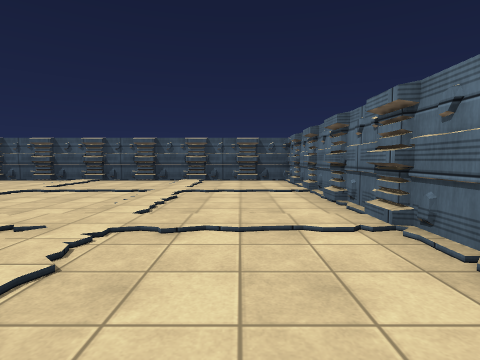
View 1 (above)

16 first-person views from a walk through a scene from a Unity 3-D project. The camera is 1.2 m above the floor, tilts 4° down and sees 80° across. The floor is counted in squares, 2 m on a side. Each view is taken from the middle of a square. On the plan, view 1 faces up. The plan holds only what a view shows up to about 9 squares ahead; the rest is blank. The place goes on beyond the plan. Surface patterns are stand-ins for the level's own textures.

View 2
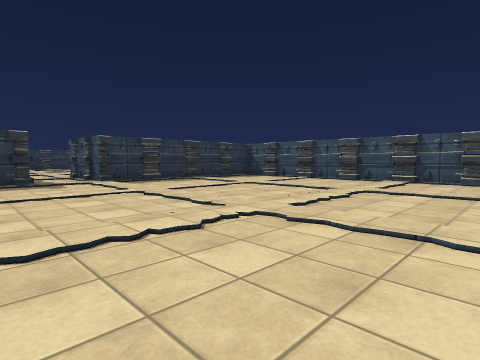

View 3
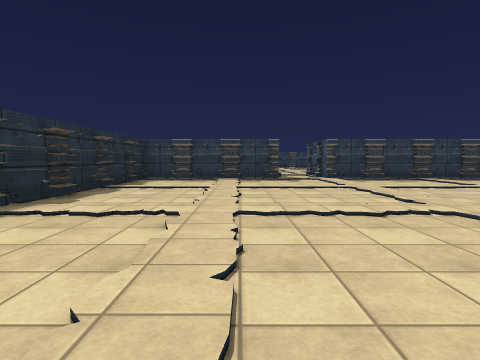

View 4
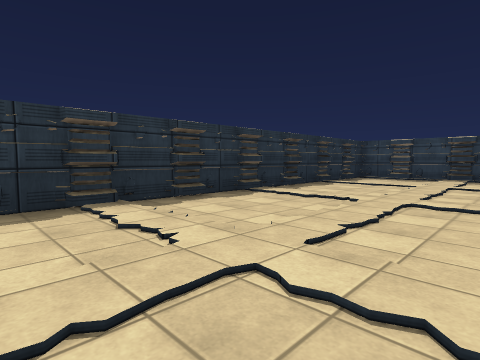

View 5
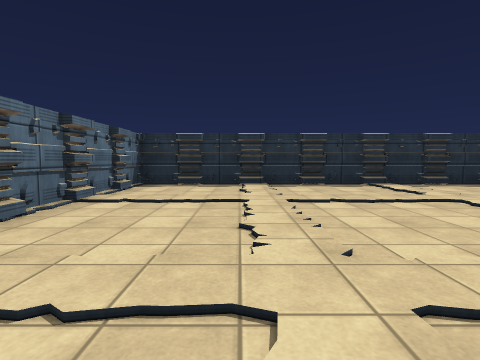

View 6
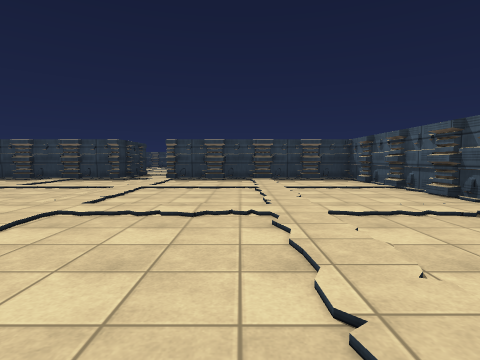

View 7
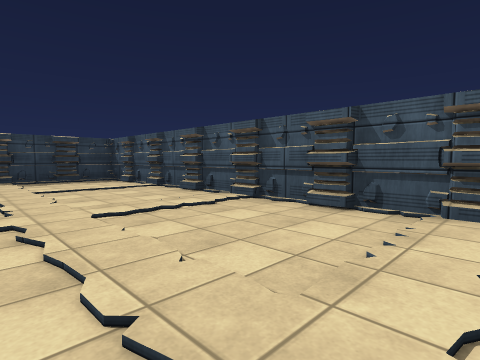

View 8
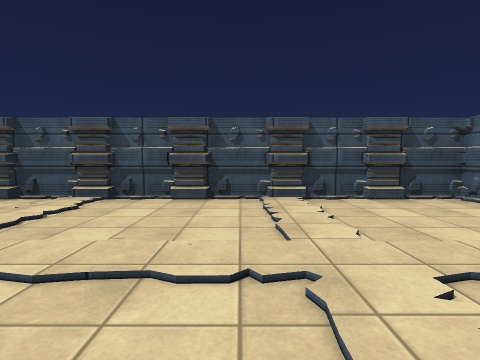

View 9
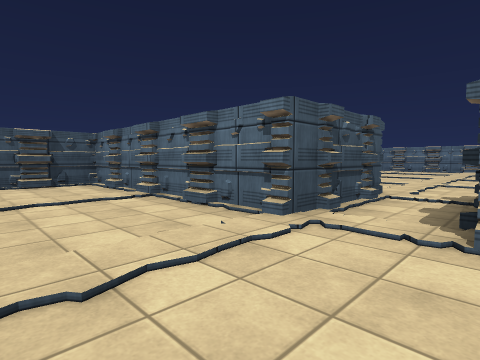

View 10
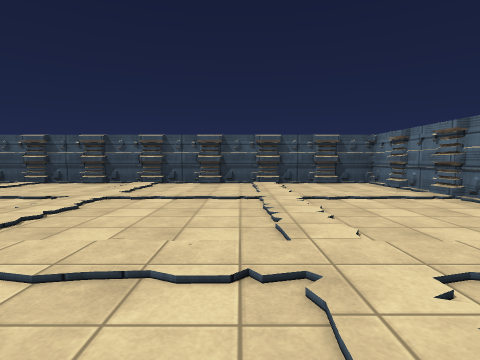

View 11
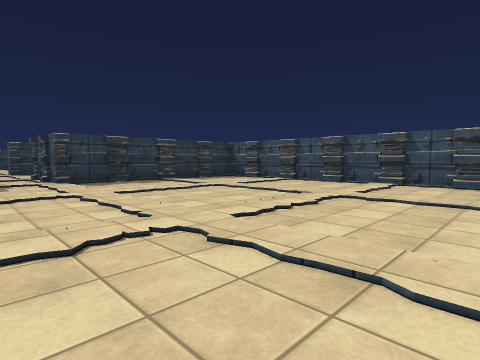

View 12
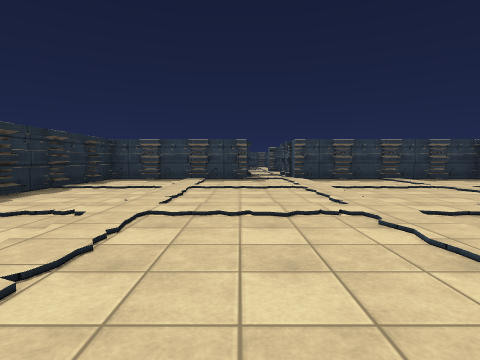

View 13
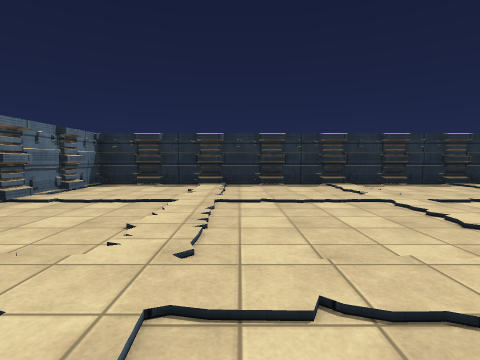

View 14
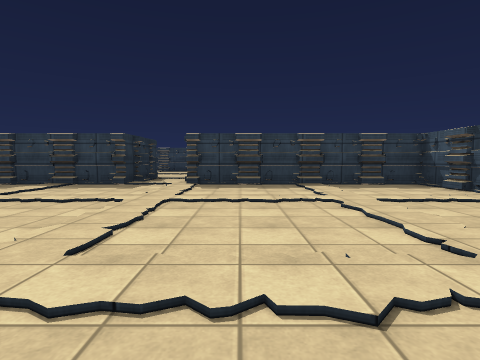

View 15
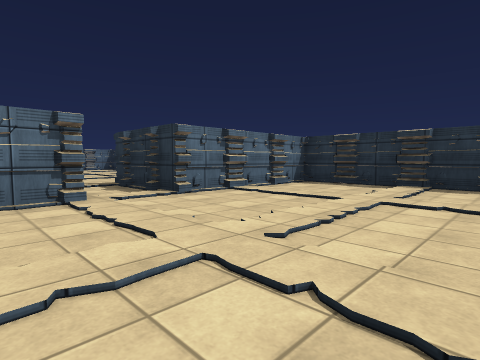

View 16
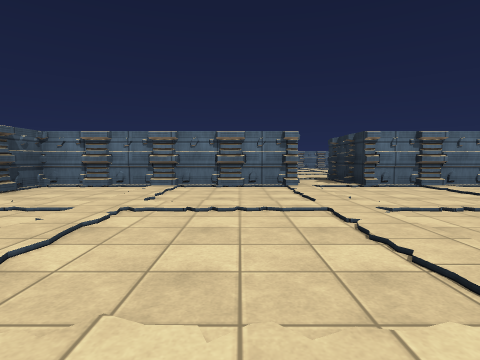

### Floor plan
Points are (right, up) in squares from view 1. A wall is a line through its corners. A room is listed if a view was taken in it or the views show most of it. See-through windows are left out.
Room 1 (views 1, 2, 3, 4, 5, 6, 7, 8)
walls: (-4.6, -2.9) (-4, -2.9); (-3.1, -2.9) (-2.5, -2.9); (-6.1, -2.9) (-5.5, -2.9); (-1.6, -2.9) (-0.9, -2.9); (-7.6, -2.9) (-7, -2.9); (-0.1, -2.9) (0.5, -2.9); (-9.1, -2.9) (-8.5, -2.9); (-11.8, 1.2) (-11.1, 1.3); (-12.5, 1.2) (-10, 1.2) (-10, -3) (1.5, -3) (1.5, 8.4) (-10, 8.4) (-10, 2.7) (-12.5, 2.7)
ways out: opening at (-12, 2) to room 2
Room 2 (views 9, 10, 11, 12, 13, 14, 15, 16)
walls: (-12.5, 2.7) (-12.5, 8.4) (-24, 8.4) (-24, 2.7) (-26.6, 2.7); (-18.6, -2.9) (-18, -2.9); (-17.1, -2.9) (-16.5, -2.9); (-20.1, -2.9) (-19.5, -2.9); (-15.6, -2.9) (-14.9, -2.9); (-21.6, -2.9) (-21, -2.9); (-14.1, -2.9) (-13.5, -2.9); (-23.1, -2.9) (-22.5, -2.9); (-26, 1.4) (-24.5, 1.4); (-26, 1.2) (-24, 1.2) (-24, -3) (-12.5, -3) (-12.5, 1.2)
ways out: opening at (-12, 2) to room 1; opening at (-26, 2)

Where each view was taken, in squares from view 1:
view 1: 0 up, 0 right, facing up
view 2: 0 up, 2 left, facing up-left
view 3: 0 up, 1 left, facing left
view 4: 1 up, 0 right, facing down-left
view 5: 4 up, 1 left, facing down
view 6: 5 up, 1 left, facing left
view 7: 5 up, 1 left, facing up-left
view 8: 4 up, 2 left, facing up
view 9: 1 up, 15 left, facing up-right
view 10: 1 up, 16 left, facing up
view 11: 1 up, 16 left, facing up-left
view 12: 1 up, 15 left, facing left
view 13: 4 up, 16 left, facing down
view 14: 4 up, 17 left, facing left
view 15: 4 up, 17 left, facing down-right
view 16: 4 up, 19 left, facing right
